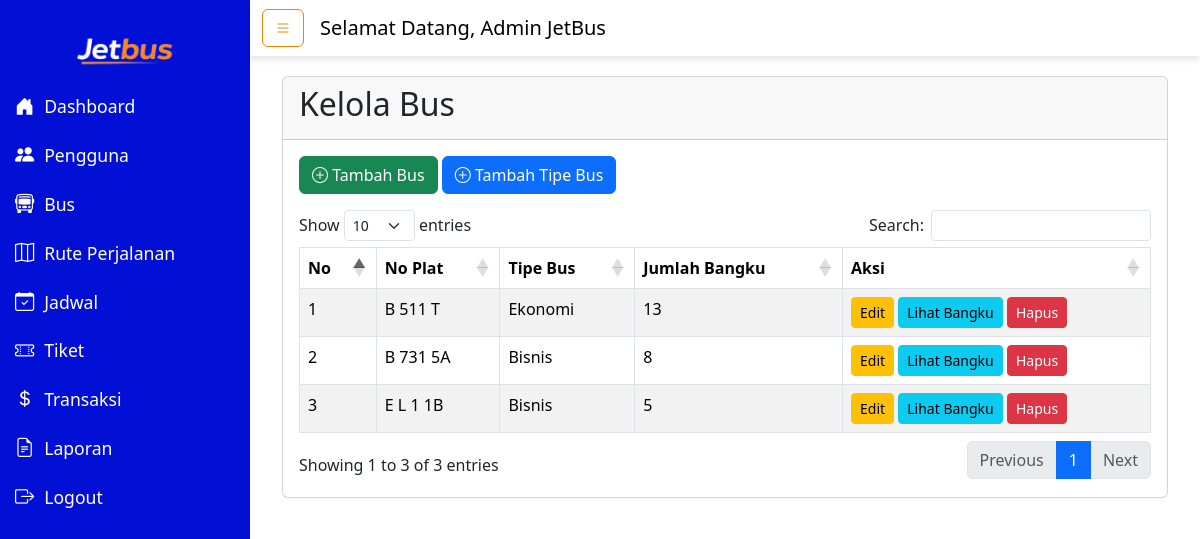
Page /admin/kelolaBus.php (signed in) on the committed database.
### tables this page shows
CREATE TABLE `bus` (
  `id_bus` int(11) NOT NULL,
  `no_plat` varchar(20) NOT NULL,
  `id_tipe` int(11) NOT NULL
);

CREATE TABLE `tipe_bus` (
  `id_tipe` int(11) NOT NULL,
  `nama_tipe` varchar(50) NOT NULL,
  `deskripsi` text DEFAULT NULL,
  `foto` varchar(255) NOT NULL
);

### admin/kelolaBus.php (the view, shortened to what this page needs)
<?php
include "header.php";
include "../koneksi.php";
$query = "
    SELECT
        bus.id_bus,
        bus.no_plat,
        tipe_bus.nama_tipe,
        COUNT(bangku.id_bangku) AS jumlah_bangku
    FROM bus
    JOIN tipe_bus ON bus.id_tipe = tipe_bus.id_tipe
    LEFT JOIN bangku ON bus.id_bus = bangku.id_bus
    GROUP BY bus.id_bus, bus.no_plat, tipe_bus.nama_tipe
";
$result = mysqli_query($koneksi, $query);
?>
<div class="d-flex">
    <?php include "sidebar.php"; ?>
    <div class="content-wrapper w-100">
        <?php include "navbar.php"; ?>
        <main class="content">
            <div class="container-fluid">
                <div class="card">
                    <div class="card-header">
                        <h2>Kelola Bus</h2>
                    </div>
                    <div class="card-body">
                        <a href="tambahBus.php" class="btn btn-success mb-3">
                            <i class="bi bi-plus-circle"></i> Tambah Bus
                        </a>
                        <a href="kelolaTipeBus.php" class="btn btn-primary mb-3">
                            <i class="bi bi-plus-circle"></i> Tambah Tipe Bus
                        </a>
                        <table class="table table-striped table-bordered" id="tableBus">
                            <thead>
                                <tr>
                                    <th>No</th>
                                    <th>No Plat</th>
                                    <th>Tipe Bus</th>
                                    <th>Jumlah Bangku</th>
                                    <th>Aksi</th>
                                </tr>
                            </thead>
                            <tbody>
                                <?php
                                $no = 1;
                                while ($row = mysqli_fetch_assoc($result)) { ?>
                                    <tr>
                                        <td><?= $no++; ?></td>
                                        <td><?= $row['no_plat']; ?></td>
                                        <td><?= $row['nama_tipe']; ?></td>
                                        <td><?= $row['jumlah_bangku']; ?></td>
                                        <td>
                                            <a href='editBus.php?id=<?= $row['id_bus']; ?>' class='btn btn-warning btn-sm'>Edit</a>
                                            <a href="bangkuBus.php?id=<?= $row['id_bus']; ?>" class="btn btn-info btn-sm">Lihat Bangku</a>
                                            <a href="#" class="btn btn-danger btn-sm" data-bs-toggle="modal" data-bs-target="#hapusModal" onclick="setDeleteId(<?= $row['id_bus']; ?>)">Hapus</a>
                                        </td>
                                    </tr>
                                <?php } ?>
                            </tbody>
                        </table>
                    </div>
                </div>
            </div>
        </main>
    </div>
</div>
<?php include "footer.php"; ?>

### assets/css/admin.css (style rules this page uses)
body { font-family: Arial, sans-serif; background-color: #f5f5f5; margin: 0; padding: 0; }
.content-wrapper { flex: 1; display: flex; flex-direction: column; }
.content { padding: 20px; background-color: white; min-height: 100vh; }

### rows in the picture
bus: no_plat "B 511 T", id_tipe.nama_tipe "Ekonomi", jumlah_bangku "13"
bus: no_plat "B 731 5A", id_tipe.nama_tipe "Bisnis", jumlah_bangku "8"
bus: no_plat "E L 1 1B", id_tipe.nama_tipe "Bisnis", jumlah_bangku "5"

### other values in the picture
$_SESSION['nama'] "Admin JetBus"
